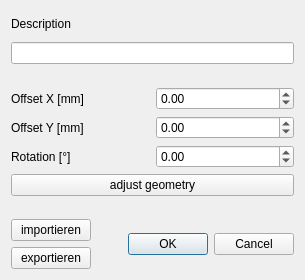
<?xml version="1.0" encoding="UTF-8"?>
<ui version="4.0">
 <class>Dialog</class>
 <widget class="QDialog" name="Dialog">
  <property name="geometry">
   <rect>
    <x>0</x>
    <y>0</y>
    <width>305</width>
    <height>280</height>
   </rect>
  </property>
  <property name="sizePolicy">
   <sizepolicy hsizetype="Minimum" vsizetype="Minimum">
    <horstretch>0</horstretch>
    <verstretch>0</verstretch>
   </sizepolicy>
  </property>
  <property name="windowTitle">
   <string>Schablone</string>
  </property>
  <layout class="QVBoxLayout" name="verticalLayout_2">
   <item>
    <widget class="QLabel" name="label">
     <property name="text">
      <string>Description</string>
     </property>
    </widget>
   </item>
   <item>
    <widget class="QLineEdit" name="lineEdit_bezeichung"/>
   </item>
   <item>
    <spacer name="verticalSpacer_2">
     <property name="orientation">
      <enum>Qt::Vertical</enum>
     </property>
     <property name="sizeType">
      <enum>QSizePolicy::Fixed</enum>
     </property>
     <property name="sizeHint" stdset="0">
      <size>
       <width>20</width>
       <height>17</height>
      </size>
     </property>
    </spacer>
   </item>
   <item>
    <layout class="QGridLayout" name="gridLayout">
     <item row="2" column="0">
      <widget class="QLabel" name="label_7">
       <property name="text">
        <string>Rotation [°]</string>
       </property>
      </widget>
     </item>
     <item row="3" column="0" colspan="2">
      <widget class="QPushButton" name="pushButton_Geometrie_anpassen">
       <property name="text">
        <string>adjust geometry</string>
       </property>
      </widget>
     </item>
     <item row="0" column="0">
      <widget class="QLabel" name="label_6">
       <property name="text">
        <string>Offset X [mm]</string>
       </property>
      </widget>
     </item>
     <item row="1" column="0">
      <widget class="QLabel" name="label_5">
       <property name="text">
        <string>Offset Y [mm]</string>
       </property>
      </widget>
     </item>
     <item row="0" column="1">
      <widget class="QDoubleSpinBox" name="doubleSpinBox_offset_x">
       <property name="minimum">
        <double>-100000.000000000000000</double>
       </property>
       <property name="maximum">
        <double>100000.000000000000000</double>
       </property>
       <property name="singleStep">
        <double>0.100000000000000</double>
       </property>
      </widget>
     </item>
     <item row="1" column="1">
      <widget class="QDoubleSpinBox" name="doubleSpinBox_offset_y">
       <property name="minimum">
        <double>-100000.000000000000000</double>
       </property>
       <property name="maximum">
        <double>100000.000000000000000</double>
       </property>
       <property name="singleStep">
        <double>0.100000000000000</double>
       </property>
      </widget>
     </item>
     <item row="2" column="1">
      <widget class="QDoubleSpinBox" name="doubleSpinBox_offset_phi">
       <property name="minimum">
        <double>-100000.000000000000000</double>
       </property>
       <property name="maximum">
        <double>100000.000000000000000</double>
       </property>
       <property name="singleStep">
        <double>0.100000000000000</double>
       </property>
      </widget>
     </item>
    </layout>
   </item>
   <item>
    <spacer name="verticalSpacer_3">
     <property name="orientation">
      <enum>Qt::Vertical</enum>
     </property>
     <property name="sizeType">
      <enum>QSizePolicy::Fixed</enum>
     </property>
     <property name="sizeHint" stdset="0">
      <size>
       <width>20</width>
       <height>17</height>
      </size>
     </property>
    </spacer>
   </item>
   <item>
    <layout class="QHBoxLayout" name="horizontalLayout">
     <item>
      <layout class="QVBoxLayout" name="verticalLayout">
       <item>
        <widget class="QPushButton" name="pushButton_Laden">
         <property name="text">
          <string>importieren</string>
         </property>
        </widget>
       </item>
       <item>
        <widget class="QPushButton" name="pushButton_exportieren">
         <property name="text">
          <string>exportieren</string>
         </property>
        </widget>
       </item>
      </layout>
     </item>
     <item>
      <spacer name="horizontalSpacer">
       <property name="orientation">
        <enum>Qt::Horizontal</enum>
       </property>
       <property name="sizeHint" stdset="0">
        <size>
         <width>40</width>
         <height>20</height>
        </size>
       </property>
      </spacer>
     </item>
     <item>
      <widget class="QDialogButtonBox" name="buttonBox">
       <property name="orientation">
        <enum>Qt::Horizontal</enum>
       </property>
       <property name="standardButtons">
        <set>QDialogButtonBox::Cancel|QDialogButtonBox::Ok</set>
       </property>
      </widget>
     </item>
    </layout>
   </item>
  </layout>
 </widget>
 <resources/>
 <connections>
  <connection>
   <sender>buttonBox</sender>
   <signal>accepted()</signal>
   <receiver>Dialog</receiver>
   <slot>accept()</slot>
   <hints>
    <hint type="sourcelabel">
     <x>248</x>
     <y>254</y>
    </hint>
    <hint type="destinationlabel">
     <x>157</x>
     <y>274</y>
    </hint>
   </hints>
  </connection>
  <connection>
   <sender>buttonBox</sender>
   <signal>rejected()</signal>
   <receiver>Dialog</receiver>
   <slot>reject()</slot>
   <hints>
    <hint type="sourcelabel">
     <x>316</x>
     <y>260</y>
    </hint>
    <hint type="destinationlabel">
     <x>286</x>
     <y>274</y>
    </hint>
   </hints>
  </connection>
 </connections>
</ui>
